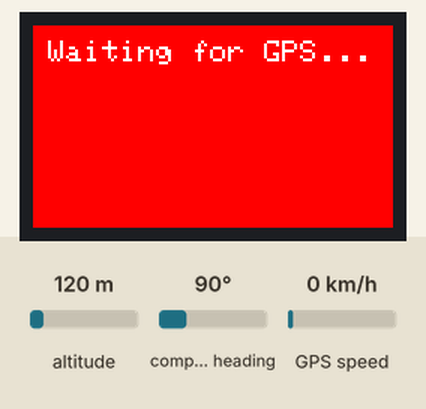
A sketch run on a simulated Arduino Uno, built with avr-gcc and run on an emulated ATmega328P. On the bench: 240×135 colour display. The test bench sets the inputs (shaded band); at power-on: altitude 120 m, compass heading 90°, GPS speed 0 km/h. The GPS gets a fix after 3 s at 37.7749, -122.4194 with 8 satellites; the modem accepts every AT command (registered, SIM ready, sends succeed) and sends nothing else; what the sketch prints to the serial monitor is not drawn. At 3.7 s the program stops and its outputs stay as they are.

Above: at 0.2 s.
At 3.47 s:
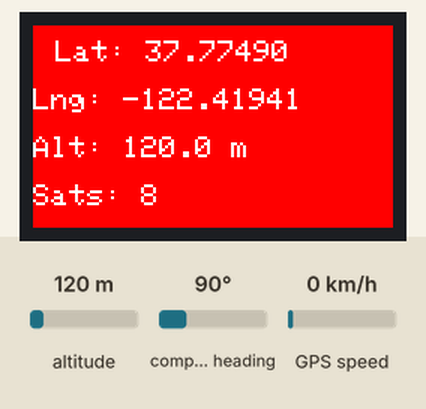

The sketch:

GPS_TRACKER_CODE_FINAL.ino
```cpp
#include <Adafruit_GFX.h>
#include <Adafruit_ST7789.h>
#include <SPI.h>
#include <SoftwareSerial.h>
#include <TinyGPS++.h>

// GPS and GSM setup
TinyGPSPlus gps;

// GPS serial on pins 4 (RX) and 5 (TX)
SoftwareSerial gpsSerial(4, 5);

// GSM serial on hardware serial (pins 0,1) — WARNING: conflicts with Serial Monitor on many boards
SoftwareSerial gsmSerial(0, 1);

// TFT display pins
#define TFT_CS   10
#define TFT_RST  9
#define TFT_DC   8

Adafruit_ST7789 tft = Adafruit_ST7789(TFT_CS, TFT_DC, TFT_RST);

void setup() {
  gpsSerial.begin(9600);        // Start GPS
  Serial.begin(9600);           // Debug serial
  gsmSerial.begin(9600);        // GSM communication

  // Initialize TFT display
  tft.init(135, 240);
  tft.setRotation(3);
  tft.fillScreen(ST77XX_RED);
  tft.setTextSize(2.5);
  tft.setTextColor(ST77XX_WHITE);
  tft.setCursor(10, 10);
  tft.println("Waiting for GPS...");

  // Initialize GSM
  Serial.println("Initializing GSM...");
  gsmSerial.println("AT");
  delay(1000);
  gsmSerial.println("AT+CMGF=1");  // Set SMS to text mode
  delay(1000);
  gsmSerial.println("AT+CNMI=1,2,0,0,0"); // Auto-show new SMS
  delay(1000);
  Serial.println("GSM Initialization Complete");
}

void loop() {
  // Read GPS data
  while (gpsSerial.available()) {
    gps.encode(gpsSerial.read());
    // Check for incoming SMS while reading GPS
  }

  // Display and log GPS data when new location is available
  if (gps.location.isUpdated()) {
    double lat = gps.location.lat();
    double lng = gps.location.lng();
    double alt = gps.altitude.meters();
    int sats = gps.satellites.value();

    // TFT Display Output
    tft.fillScreen(ST77XX_RED);
    tft.setCursor(15, 10);
    tft.print("Lat: ");
    tft.println(lat, 5);
    tft.println(" ");
    tft.print("Lng: ");
    tft.println(lng, 5);
    tft.println(" ");
    tft.print("Alt: ");
    tft.print(alt, 1);
    tft.println(" m");
    tft.println(" ");
    tft.print("Sats: ");
    tft.println(sats);
    tft.println(" ");

    // Serial Monitor Output
    Serial.println("------ GPS Data ------");
    Serial.print("Latitude: ");
    Serial.println(lat, 6);
    Serial.print("Longitude: ");
    Serial.println(lng, 6);
    Serial.print("Altitude: ");
    Serial.print(alt, 1);
    Serial.println(" m");
    Serial.print("Satellites: ");
    Serial.println(sats);

    String googleMapsUrl = "https://www.google.com/maps?q=" + String(lat, 6) + "," + String(lng, 6);
    Serial.println("Google Maps Link:");
    Serial.println(googleMapsUrl);
    Serial.println("----------------------");
  }
  checkIncomingSMS();
}

void checkIncomingSMS() {
  static String smsBuffer = "";

  while (gsmSerial.available()) {  // Read from GSM
    char c = gsmSerial.read();
    smsBuffer += c;

    if (c == '\n') {
      // Debug print SMS content
      Serial.print("Received SMS: ");
      Serial.println(smsBuffer);

      // Check for GETLOC command
      if (smsBuffer.indexOf("GETLOC") >= 0) {
        double lat = gps.location.lat();
        double lng = gps.location.lng();
        if (gps.location.isValid()) {
          String locationUrl = "https://www.google.com/maps?q=" + String(lat, 6) + "," + String(lng, 6);
          sendSMS(locationUrl);
        } else {
          sendSMS("Location not available yet.");
        }
        smsBuffer = "";  // Clear buffer after handling
        return;
      }
      if (smsBuffer.length() > 200) {
        smsBuffer = "";  // Prevent overflow
      }
    }
  }
}

void sendSMS(String message) {
  Serial.println("Sending SMS...");
  gsmSerial.println("AT+CMGF=1");
  delay(500);
  gsmSerial.println("AT+CMGS=\"+201020065576\"");  // Replace with desired number
  delay(500);
  gsmSerial.print(message);
  delay(500);
  gsmSerial.write(26);  // Ctrl+Z to send
  delay(1000);
  Serial.println("SMS Sent");
}
```
